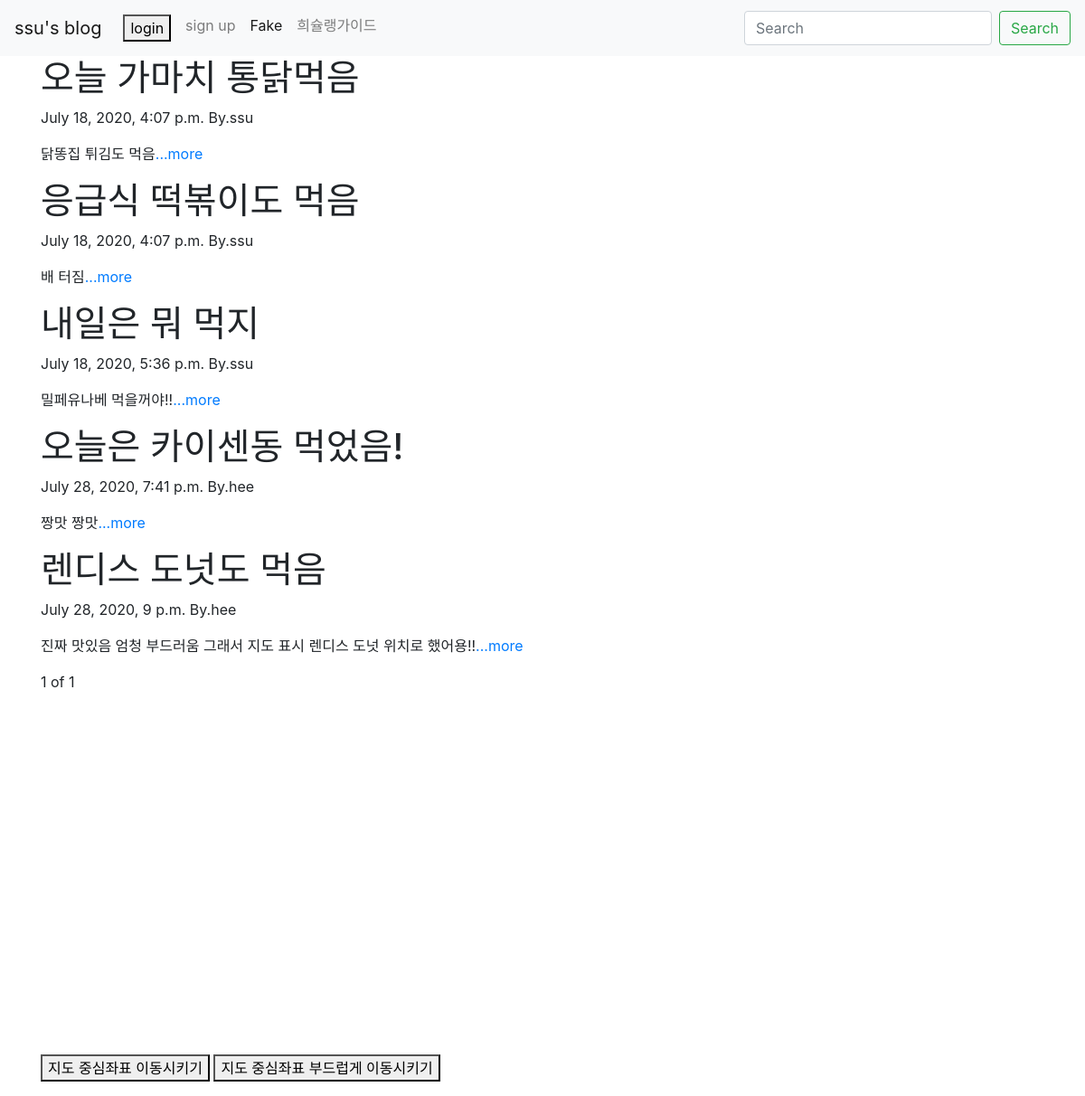
The page / on the database its author committed.
### blog/models.py (models this page shows, shortened)
class Blog(models.Model):
    title= models.CharField(max_length=200)
    pub_date=models.DateTimeField('date published')
    body = models.TextField()
    auther = models.CharField(max_length=100,default="ssu")
    def summary(self):
        return self.body[:100]

### blog/views.py (the view)
# urls.py: path('',blog.views.blog,name='blog'),
def blog(request):
    blogs= Blog.objects
    blog_list = Blog.objects.all()
    paginator = Paginator(blog_list,10)
    page= request.GET.get('page')
    articles= paginator.get_page(page)
    return render(request, 'blog.html',{'blogs':blogs,'articles':articles})

### blog/templates/blog.html (shortened to what this page needs)
{% extends 'base.html' %}
{% block content %}
    {% for blog in articles %}
        <div>
            <h1>{{blog.title}}</h1>
            <p>{{blog.pub_date}}       By.{{blog.auther}} </p>
            <p>{{blog.summary}}<a href="{% url 'detail' blog.id %}">...more</a></p>
        </div>
    {% endfor %}
    <span>{{articles.number}}</span>
    <span>of</span>
    <span>{{articles.paginator.num_pages}}</span>
    <br>
    <div id="map" style="width:auto;height:400px;"></div>
    <p>
        <button onclick="setCenter()">지도 중심좌표 이동시키기</button>
        <button onclick="panTo()">지도 중심좌표 부드럽게 이동시키기</button>
    </p>
{% endblock %}

### myproject/templates/base.html (shortened to what this page needs)
<head>
<link rel="stylesheet" href="https://stackpath.bootstrapcdn.com/bootstrap/4.5.0/css/bootstrap.min.css">
</head>
<body>
    <nav class="navbar navbar-expand-lg navbar-light bg-light">
        <a class="navbar-brand" href="{% url 'blog'%}">ssu's blog</a>
        <div class="collapse navbar-collapse" id="navbarSupportedContent">
          <ul class="navbar-nav mr-auto">
            {% if user.is_authenticated %}
            <a>{{user.username}}님 반갑습니다.</a>
            <a href="javascript:{document.getElementById('logout').submit()}"><button>logout</button></a>
            <li class="nav-item active">
              <a class="nav-link" href="{% url 'new' %}">글쓰기 <span class="sr-only">(current)</span></a>
            </li>
            <form id="logout" method="POST" action="{% url 'logout' %}">
              {% csrf_token %} <input type="hidden">
            </form>
              {% else %}
                <li class="nav-item">
                  <a class="nav-link" href="{% url 'login' %}"><button>login</button></a>
                </li>
              <li class="nav-item">
                <a class="nav-link" href="{% url 'signup' %}">sign up</a>
              </li>
            {% endif%}
            <li class="nav-item active">
              <a class="nav-link" href="{% url 'fake' %}">Fake <span class="sr-only">(current)</span></a>
            </li>
            <li class="nav-item">
              <a class="nav-link" href="{% url 'food' %}">희슐랭가이드</a>
            </li>
          </ul>
          <form class="form-inline my-2 my-lg-0">
            <input class="form-control mr-sm-2" type="search" placeholder="Search" aria-label="Search">
            <button class="btn btn-outline-success my-2 my-sm-0" type="submit">Search</button>
          </form>
        </div>
      </nav>
    <div class="container">
        {% block content %}
        {% endblock %}
    </div>
    </body>

### rows shown on the page
Blog: title "오늘 가마치 통닭먹음", pub_date "July 18, 2020, 4:07 p.m.", auther "ssu", summary "닭똥집 튀김도 먹음"
Blog: title "응급식 떡볶이도 먹음", pub_date "July 18, 2020, 4:07 p.m.", auther "ssu", summary "배 터짐"
Blog: title "내일은 뭐 먹지", pub_date "July 18, 2020, 5:36 p.m.", auther "ssu", summary "밀페유나베 먹을꺼야!!"
Blog: title "오늘은 카이센동 먹었음!", pub_date "July 28, 2020, 7:41 p.m.", auther "hee", summary "짱맛 짱맛"
Blog: title "렌디스 도넛도 먹음", pub_date "July 28, 2020, 9 p.m.", auther "hee", summary "진짜 맛있음 엄청 부드러움 그래서 지도 표시 렌디스 도넛 위치로 했어용!!"

### other values the page prints
{{ articles.number }} "1"
{{ articles.paginator.num_pages }} "1"
